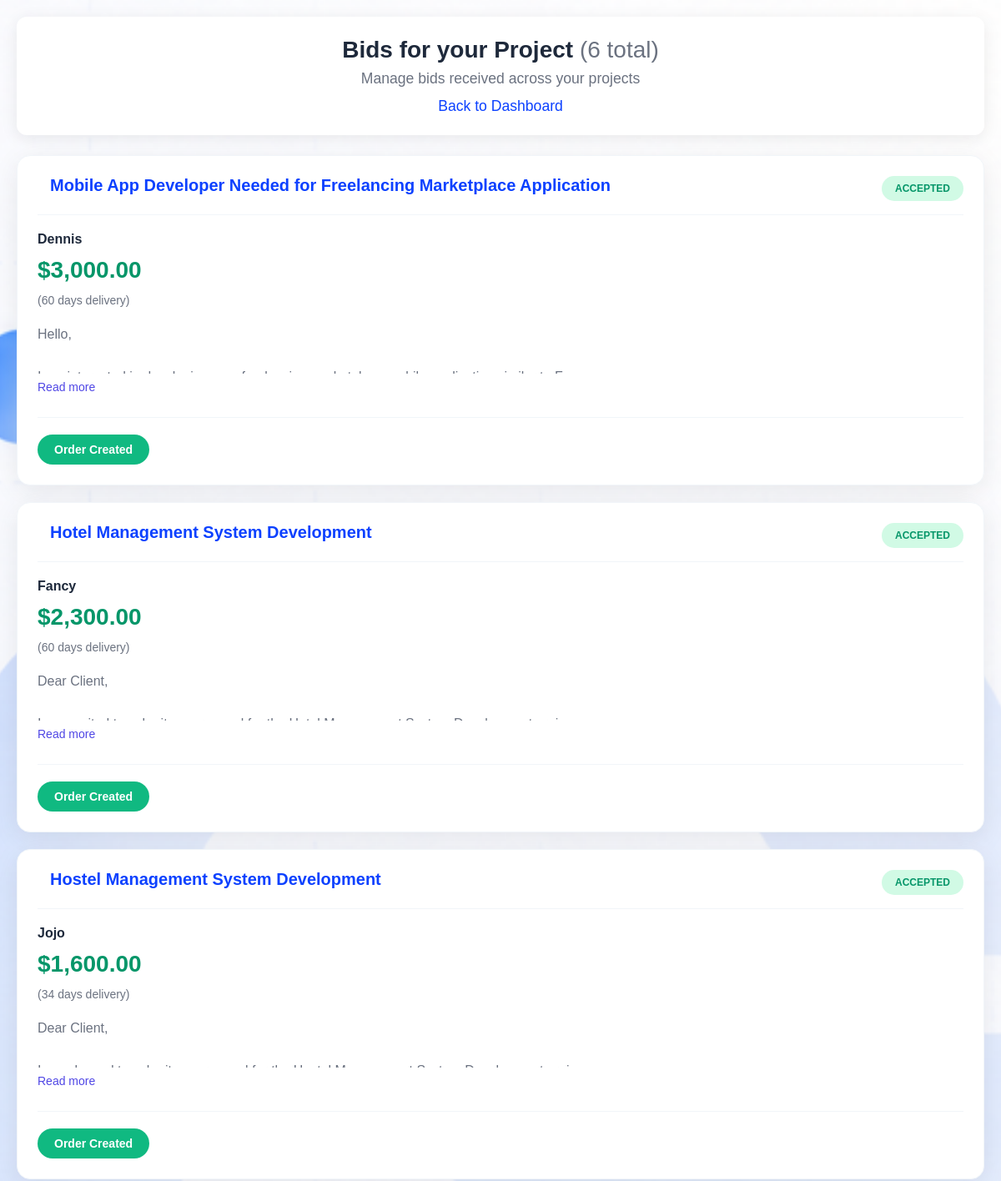
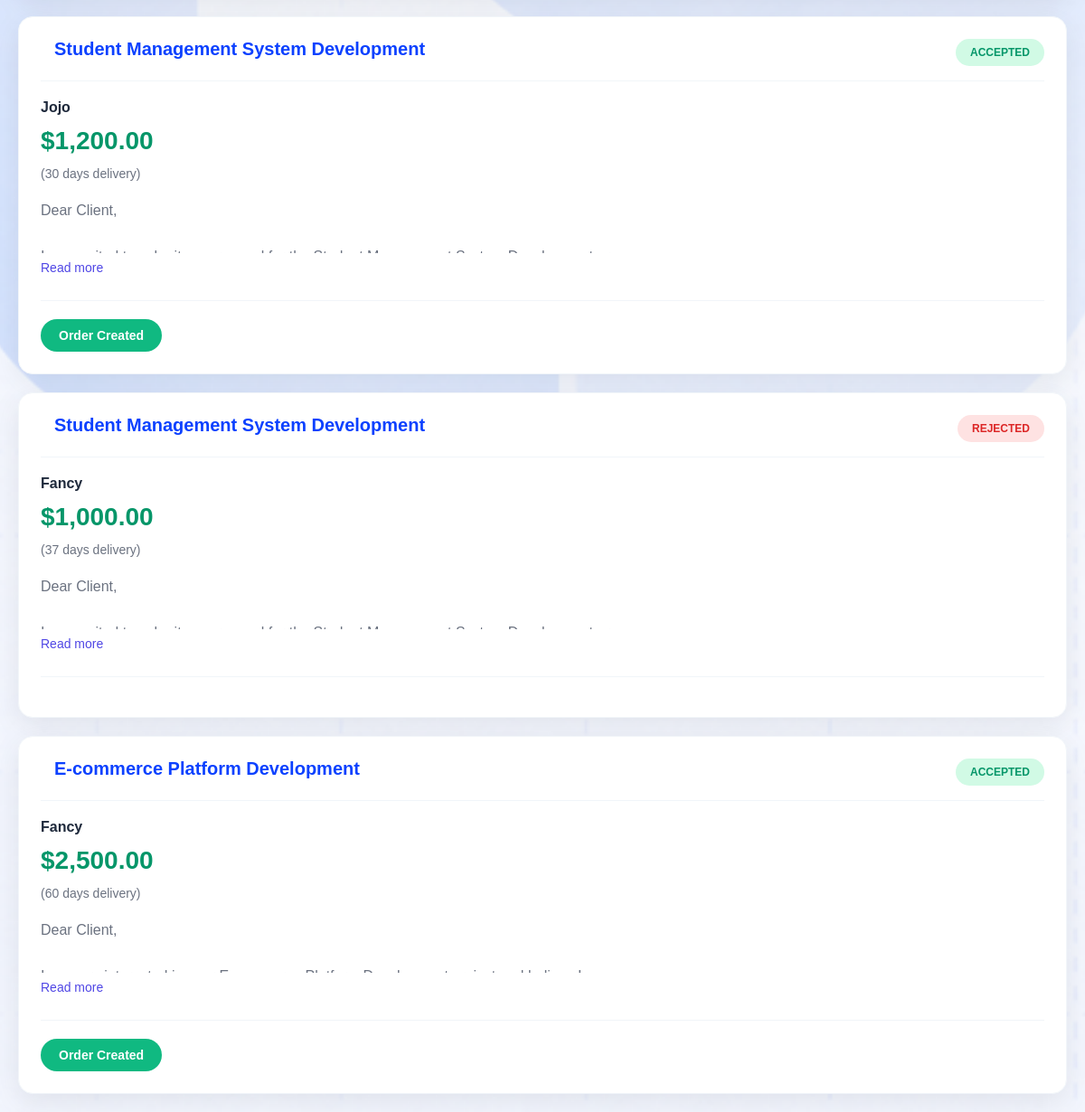
The page /dashboards/client/view_bids.php (signed in) on the database its author committed (2 pictures, top to bottom).
### tables this page shows
CREATE TABLE `bids` (
  `id` int(11) NOT NULL,
  `project_id` int(11) NOT NULL,
  `freelancer_id` int(11) NOT NULL,
  `amount` decimal(10,2) NOT NULL,
  `proposal` text NOT NULL,
  `delivery_time` int(11) NOT NULL COMMENT 'days',
  `status` enum('pending','accepted','rejected') DEFAULT 'pending',
  `created_at` timestamp NOT NULL DEFAULT current_timestamp(),
  `updated_at` timestamp NOT NULL DEFAULT current_timestamp() ON UPDATE current_timestamp()
);

CREATE TABLE `projects` (
  `id` int(11) NOT NULL,
  `client_id` int(11) NOT NULL,
  `category_id` int(11) DEFAULT NULL,
  `title` varchar(200) NOT NULL,
  `description` text NOT NULL,
  `budget_min` decimal(10,2) DEFAULT NULL,
  `budget_max` decimal(10,2) DEFAULT NULL,
  `deadline` date DEFAULT NULL,
  `status` enum('open','closed','completed') DEFAULT 'open',
  `created_at` timestamp NOT NULL DEFAULT current_timestamp(),
  `updated_at` timestamp NOT NULL DEFAULT current_timestamp() ON UPDATE current_timestamp()
);

CREATE TABLE `users` (
  `id` int(11) NOT NULL,
  `username` varchar(50) NOT NULL,
  `email` varchar(100) NOT NULL,
  `password` text NOT NULL,
  `role` enum('client','freelancer') DEFAULT 'client',
  `is_verified` tinyint(1) DEFAULT 0,
  `is_active` tinyint(1) DEFAULT 1,
  `last_login` timestamp NULL DEFAULT NULL,
  `created_at` timestamp NOT NULL DEFAULT current_timestamp(),
  `updated_at` timestamp NOT NULL DEFAULT current_timestamp() ON UPDATE current_timestamp()
);

### dashboards/client/view_bids.php (the view, shortened to what this page needs)
<?php
include('../../config/db_config.php');
$user_id = $_SESSION['user_id'];
$sql = "
    SELECT bids.*,
           projects.id as project_id, projects.title as project_title, projects.status as project_status,
           freelancer_profiles.user_id as freelancer_user_id,
           users.username as freelancer_username
    FROM bids
    JOIN projects ON bids.project_id = projects.id
    JOIN freelancer_profiles ON bids.freelancer_id = freelancer_profiles.id
    JOIN users ON freelancer_profiles.user_id = users.id
    WHERE projects.client_id = $user_id
";
$sql .= " ORDER BY bids.id DESC, bids.amount ASC";
$bids_query = mysqli_query($conn, $sql);
$bids = [];
while ($b = mysqli_fetch_assoc($bids_query)) {
    $bids[] = $b;
}
$total_bids = count($bids);
?>
<!DOCTYPE html>
<html lang="en">
<head>
    <?php include('../../assets/styling.php'); ?>
</head>
<body style="background:  url('../../images/lighttheme.png') center/cover fixed; background-size: cover;">
    <div class="bids-container">
        <div class="page-header">
            <h2>Bids for your Project <span style="color: #6b7280; font-weight: 400;">(<?php echo $total_bids; ?> total)</span></h2>
            <p style="color: #6b7280; margin: 0;">Manage bids received across your projects</p>
            <p style="margin-top: 12px;"><a href="../dashboard.php" style="color: #4f46e5;">Back to Dashboard</a></p>
        </div>
        <?php if (empty($bids)): ?>
            <div class="empty-state" >
                <h4>No bids yet</h4>
                <p style="margin: 10px;">Post a project to start receiving bids from freelancers</p>
                <a href="../dashboard.php" class="btn secondary" style="padding: 12px 24px; display: inline-block;">View Projects</a>
            </div>
        <?php else: ?>
            <div class="bids-grid">
                <?php foreach ($bids as $bid):
                    $proposal = $bid['proposal'] ?? 'No proposal provided';
                    $short_proposal = strlen($proposal) > 100 ? substr($proposal, 0, 100) . '...' : $proposal;
                    $full_proposal_html = nl2br(htmlspecialchars($proposal));
                    $short_proposal_html = nl2br(htmlspecialchars($short_proposal));
                ?>
                    <div class="bid-card">
                        <div class="bid-header">
                            <h4><a href="projects_page.php?project_id=<?php echo $bid['project_id']; ?>"><?php echo htmlspecialchars($bid['project_title']); ?></a></h4>
                            <span class="status-badge <?php echo $bid['status']; ?>"><?php echo ucfirst($bid['status']); ?></span>
                        </div>
                        <div class="bid-freelancer">
                            <?php echo htmlspecialchars($bid['freelancer_username']); ?>
                        </div>
                        <div class="bid-amount">$<?php echo number_format($bid['amount'], 2); ?></div>
                        <div class="bid-delivery">(<?php echo $bid['delivery_time']; ?> days delivery)</div>
                        <div class="proposal-section">
                            <div class="proposal-preview" id="proposal-<?php echo $bid['id']; ?>">
                                <?php echo $short_proposal_html; ?>
                            </div>
                            <?php if (strlen($proposal) > 100): ?>
                                <button class="toggle-proposal" onclick="toggleProposal('<?php echo $bid['id']; ?>', `<?php echo addslashes($full_proposal_html); ?>`, `<?php echo addslashes($short_proposal_html); ?>`)">
                                    Read more
                                </button>
                            <?php endif; ?>
                        </div>
                        <div class="bid-actions">
                            <?php if ($bid['status'] == 'pending'): ?>
                                <a href="../../process/accept_bid.php?bid_id=<?php echo $bid['id']; ?>&project_id=<?php echo $bid['project_id']; ?>"
                                   class="btn accept"  style="background: #10b981; color: white !important;">Accept Bid</a>
                                <a href="../../process/reject_bid.php?bid_id=<?php echo $bid['id']; ?>&project_id=<?php echo $bid['project_id']; ?>"
                                   class="btn reject" onclick="return confirm('Reject this bid?')" style="background: #ef4444; color: white !important;">Reject</a>
                            <?php elseif ($bid['status'] == 'accepted'): ?>
                                <span class="accepted-badge">Order Created</span>
                            <?php endif; ?>
                        </div>
                    </div>
                <?php endforeach; ?>
            </div>
        <?php endif; ?>
    </div>
</body>
</html>

### assets/styling.php (style rules this page uses)
* { margin: 0; padding: 0; box-sizing: border-box; font-family: sans-serif; }
a { text-decoration: none; color: inherit !important; }
body { background-color: #F8F9FA; display: flex; flex-direction: column; min-height: 100vh; }
.header-account small, a { padding: 5px 15px; border-radius: 3px; color: #0c41ffff !important; }
body { background: #f5f7fb; }
.page-header { margin-bottom: 40px; }
.page-header p { color: #6b7280; font-size: 1rem; }

### dashboards/client/clientStyle.php (style rules this page uses)
body { background: #f8fafc; }
.page-header { text-align: center; margin-bottom: 40px; }
.page-header p { color: #64748b; font-size: 1.1rem; }

### dashboards/client/view_bids.php (style rules this page uses)
.bids-container { width: 100%; max-width: 1200px; margin: 0 auto; padding: 20px; min-height: 100vh; }
.page-header { background: white; padding: 24px; border-radius: 12px; box-shadow: 0 4px 20px rgba(0,0,0,0.08); margin-bottom: 24px; text-align: center; }
.page-header h2 { margin: 0 0 8px 0; color: #1e293b; font-size: 28px; }
.bids-grid { display: grid; gap: 20px; }
.bid-card { background: white; border-radius: 16px; padding: 24px; box-shadow: 0 8px 32px rgba(0,0,0,0.08); transition: all 0.3s ease; border: 1px solid #f1f5f9; }
.bid-header { display: flex; justify-content: space-between; align-items: flex-start; margin-bottom: 20px; padding-bottom: 16px; border-bottom: 1px solid #f1f5f9; }
.bid-header h4 a { color: #1e293b; text-decoration: none; font-size: 20px; font-weight: 600; }
.status-badge { padding: 8px 16px; border-radius: 20px; font-size: 12px; font-weight: 600; text-transform: uppercase; }
.status-badge.accepted { background: #d1fae5; color: #059669; }
.status-badge.rejected { background: #fee2e2; color: #dc2626; }
.bid-freelancer { font-size: 16px; font-weight: 600; color: #1e293b; margin-bottom: 12px; }
.bid-amount { font-size: 28px; font-weight: 700; color: #059669; margin: 12px 0; }
.bid-delivery { color: #6b7280; font-size: 14px; }
.proposal-section { margin: 20px 0; }
.proposal-preview { color: #6b7280; line-height: 1.6; max-height: 60px; overflow: hidden; transition: max-height 0.3s ease; }
.toggle-proposal { background: none; border: none; color: #4f46e5; font-weight: 500; cursor: pointer; padding: 8px 0; font-size: 14px; }
.bid-actions { display: flex; gap: 12px; padding-top: 20px; border-top: 1px solid #f1f5f9; flex-wrap: wrap; }
.accepted-badge { background: #10b981; color: white; padding: 10px 20px; border-radius: 25px; font-weight: 600; font-size: 14px; }

### rows shown on the page
bids: project.title "Mobile App Developer Needed for Freelancing Marketplace Application", status "ACCEPTED", users.username "Dennis", amount "3,000.00", delivery_time "60", proposal "Hello,", shows "Order Created"
bids: project.title "Hotel Management System Development", status "ACCEPTED", users.username "Fancy", amount "2,300.00", delivery_time "60", proposal "Dear Client,", shows "Order Created"
bids: project.title "Hostel Management System Development", status "ACCEPTED", users.username "Jojo", amount "1,600.00", delivery_time "34", proposal "Dear Client,", shows "Order Created"
bids: project.title "Student Management System Development", status "ACCEPTED", users.username "Jojo", amount "1,200.00", delivery_time "30", proposal "Dear Client,", shows "Order Created"
bids: project.title "Student Management System Development", status "REJECTED", users.username "Fancy", amount "1,000.00", delivery_time "37", proposal "Dear Client,"
bids: project.title "E-commerce Platform Development", status "ACCEPTED", users.username "Fancy", amount "2,500.00", delivery_time "60", proposal "Dear Client,", shows "Order Created"

### other values the page prints
$total_bids "6"
